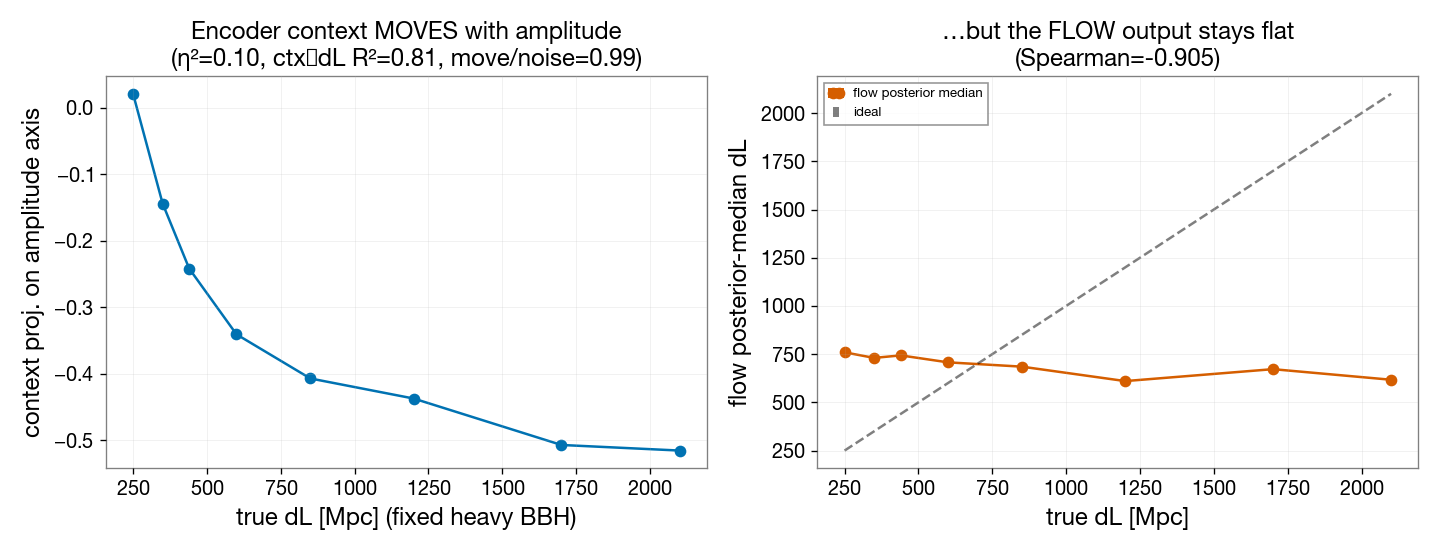

The Python source for this figure:
"""
How does the encoder CONTEXT respond when ONLY amplitude (distance) changes,
for a fixed heavy BBH (GW150914 intrinsics + extrinsics)?

Fix all 11 params except luminosity_distance; sweep dL (amplitude ~ 1/dL) in
DESIGN noise (asd_bands=0). For each dL, encode M noise realizations.

Decisive question: does the context move with amplitude (encoder preserves it)
while the flow's distance output stays flat (Step 4b)? -> loss is in decoding,
not the encoder.
"""
import json
import sys
from pathlib import Path

import numpy as np
import torch
from sklearn.linear_model import Ridge
from sklearn.model_selection import cross_val_predict, KFold
from sklearn.metrics import r2_score
import matplotlib
matplotlib.use("Agg")
import matplotlib.pyplot as plt

sys.path.insert(0, str(Path(__file__).resolve().parent))
import _common as C
from ahsd.data.bilby_pipeline import (BilbyNoiseGenerator, BilbySignalInjector,
                                      BilbyPreprocessor, get_default_psd)

OUT = Path(__file__).resolve().parent
model = C.load_model()
for p in model.parameters():
    p.requires_grad_(False)
prep_bp = BilbyPreprocessor(C.SR, C.DUR)
ng = BilbyNoiseGenerator(C.SR, C.DUR)
inj = BilbySignalInjector(C.SR, C.DUR)
psds = {d: get_default_psd(d) for d in ["H1", "L1", "V1"]}
zero_ab = torch.zeros(1, 3, 16)

P0 = dict(C.GW150914_TRUTH)                    # fixed heavy BBH, fixed geometry
dL_grid = [250, 350, 440, 600, 850, 1200, 1700, 2100]
M = 24                                          # noise realizations per dL

ctx_all, dL_all, snr_all = [], [], []
ctx_mean, ctx_signalonly, snr_mean, flow_dLmed = {}, {}, {}, {}
within_scatter = {}
for dL in dL_grid:
    P = dict(P0); P["luminosity_distance"] = float(dL)
    ctxs, snrs, dmeds = [], [], []
    for m in range(M):
        white, ss = {}, []
        for det in ["H1", "L1"]:
            noise = ng.generate(det, psds[det], seed=20000 + m * 31 + dL)
            strain, s = inj.inject(noise, P, det, psds[det])
            white[det] = prep_bp.preprocess(strain, psds[det], detector=det)
            ss.append(s)
        rng = np.random.default_rng(m)
        s3 = np.stack([white["H1"], white["L1"], rng.standard_normal(C.T_LEN).astype(np.float32)])
        with torch.no_grad():
            cvec = model.encoder(torch.from_numpy(s3[None]).float(), zero_ab).numpy()[0]
            samp = model.sample_posterior(torch.from_numpy(s3[None]).float(), rank=0,
                                          n_samples=1200, asd_bands=zero_ab)[0].numpy()
        ctxs.append(cvec); snrs.append(float(np.sqrt(sum(x ** 2 for x in ss))))
        dmeds.append(float(np.median(samp[:, C.JD])))
        ctx_all.append(cvec); dL_all.append(dL); snr_all.append(snrs[-1])
    ctxs = np.stack(ctxs)
    ctx_mean[dL] = ctxs.mean(0)
    within_scatter[dL] = float(np.mean(np.linalg.norm(ctxs - ctxs.mean(0), axis=1)))
    snr_mean[dL] = float(np.mean(snrs)); flow_dLmed[dL] = float(np.median(dmeds))
    # signal-only (no noise) clean amplitude response
    white = {}
    for det in ["H1", "L1"]:
        strain, _ = inj.inject(np.zeros(C.T_LEN), P, det, psds[det])
        white[det] = prep_bp.preprocess(strain, psds[det], detector=det)
    s3 = np.stack([white["H1"], white["L1"], np.zeros(C.T_LEN, np.float32)])
    with torch.no_grad():
        ctx_signalonly[dL] = model.encoder(torch.from_numpy(s3[None]).float(), zero_ab).numpy()[0]
    print(f"dL={dL:5d} SNR={snr_mean[dL]:5.1f}  flow dL_med={flow_dLmed[dL]:6.0f}  "
          f"within-noise ctx scatter={within_scatter[dL]:.2f}")

ctx_all = np.stack(ctx_all); dL_all = np.array(dL_all, float); snr_all = np.array(snr_all)

# ── metrics ──────────────────────────────────────────────────────────────────
means = np.stack([ctx_mean[d] for d in dL_grid])
amp_move = float(np.linalg.norm(ctx_mean[dL_grid[0]] - ctx_mean[dL_grid[-1]]))
typ_scatter = float(np.mean(list(within_scatter.values())))
# amplitude direction = mean(dL_min) - mean(dL_max), project mean-contexts
u = ctx_mean[dL_grid[0]] - ctx_mean[dL_grid[-1]]; u = u / (np.linalg.norm(u) + 1e-9)
proj_mean = means @ u
from scipy.stats import pearsonr, spearmanr
# eta^2: between-dL vs total variance in context (per-realization)
grand = ctx_all.mean(0)
ss_between = sum(M * np.sum((ctx_mean[d] - grand) ** 2) for d in dL_grid)
ss_total = np.sum((ctx_all - grand) ** 2)
eta2 = float(ss_between / ss_total)
# linear readout of amplitude from context (cross-validated, on the sweep)
kf = KFold(5, shuffle=True, random_state=0)
pred = cross_val_predict(Ridge(alpha=1.0), ctx_all, np.log(dL_all), cv=kf)
ridge_r2 = float(r2_score(np.log(dL_all), pred))

metrics = {
    "dL_grid": dL_grid, "M": M,
    "snr_by_dL": {d: round(snr_mean[d], 1) for d in dL_grid},
    "flow_dLmed_by_dL": {d: round(flow_dLmed[d], 0) for d in dL_grid},
    "encoder_amplitude_context_movement": round(amp_move, 2),
    "typical_within_noise_scatter": round(typ_scatter, 2),
    "movement_to_noise_ratio": round(amp_move / typ_scatter, 2),
    "eta2_context_variance_from_dL": round(eta2, 3),
    "proj_on_amp_dir_vs_logdL_pearson": round(float(pearsonr(proj_mean, np.log(dL_grid))[0]), 3),
    "context_to_logdL_ridge_R2_on_sweep": round(ridge_r2, 3),
    "flow_dLmed_vs_truedL_spearman": round(float(spearmanr(list(flow_dLmed.values()),
                                                           dL_grid).correlation), 3),
}
json.dump(metrics, open(OUT / "encoder_amplitude_response.json", "w"), indent=2, default=float)

print("\n===== ENCODER AMPLITUDE RESPONSE (fixed heavy BBH, vary dL only) =====")
print(f"amplitude-induced context movement (dL {dL_grid[0]}->{dL_grid[-1]}): {amp_move:.2f}")
print(f"typical within-noise context scatter                     : {typ_scatter:.2f}")
print(f"  movement / noise-scatter ratio                         : {metrics['movement_to_noise_ratio']}")
print(f"eta^2 (context variance explained by dL)                 : {eta2:.3f}")
print(f"proj on amp-direction vs log dL, Pearson                 : {metrics['proj_on_amp_dir_vs_logdL_pearson']}")
print(f"context->log dL ridge R2 (on sweep, CV)                  : {ridge_r2:.3f}")
print(f"FLOW output dL_med vs true dL, Spearman                  : {metrics['flow_dLmed_vs_truedL_spearman']}")
print(f"  (flow dL_med: {[int(flow_dLmed[d]) for d in dL_grid]} for true {dL_grid})")

# ── figure ───────────────────────────────────────────────────────────────────
fig, ax = plt.subplots(1, 2, figsize=(12, 4.6))
ax[0].plot(dL_grid, proj_mean, "-o", color="#0072B2")
ax[0].set_xlabel("true dL [Mpc] (fixed heavy BBH)"); ax[0].set_ylabel("context proj. on amplitude axis")
ax[0].set_title(f"Encoder context MOVES with amplitude\n(η²={eta2:.2f}, ctx→dL R²={ridge_r2:.2f}, move/noise={metrics['movement_to_noise_ratio']})")
ax[0].grid(alpha=0.2)
ax[1].plot(dL_grid, [flow_dLmed[d] for d in dL_grid], "-o", color="#D55E00", label="flow posterior median")
ax[1].plot(dL_grid, dL_grid, "k--", alpha=0.5, label="ideal")
ax[1].set_xlabel("true dL [Mpc]"); ax[1].set_ylabel("flow posterior-median dL")
ax[1].set_title(f"…but the FLOW output stays flat\n(Spearman={metrics['flow_dLmed_vs_truedL_spearman']})")
ax[1].legend(fontsize=8); ax[1].grid(alpha=0.2)
fig.tight_layout(); fig.savefig(OUT / "encoder_amplitude_response.png", dpi=120)
print(f"\nwrote encoder_amplitude_response.json + .png")
